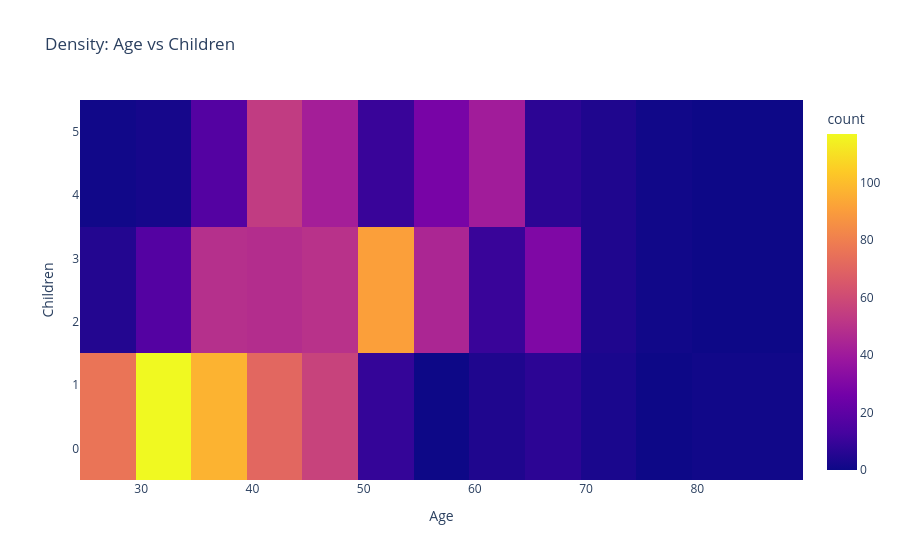

Write notebook code for a chart like this one.
### Code cell
# Membuat Density Heatmap kolom Age vs Children
AgeChildPX = px.density_heatmap(
    dfc,
    x='Age',
    y='Children',
    nbinsx=15,
    nbinsy=5,
    title='Density: Age vs Children'
)

AgeChildPX.show()

### Figure 1 — Plotly figure (JSON) as saved in the notebook; plotly's stock layout.template omitted (floating-point values rounded to 4 significant figures; data arrays with more than 128 entries replaced by an {"elided": "..."} marker saying what was removed)
{"data": [{"coloraxis": "coloraxis", "hovertemplate": "Age=%{x}<br>Children=%{y}<br>count=%{z}<extra></extra>", "name": "", "nbinsx": 15, "nbinsy": 5, "type": "histogram2d", "x": {"elided": "1000 int values"}, "xaxis": "x", "xbingroup": "x", "y": {"elided": "1000 int values"}, "yaxis": "y", "ybingroup": "y"}], "layout": {"coloraxis": {"colorbar": {"title": {"text": "count"}}, "colorscale": [[0, "#0d0887"], [0.1111, "#46039f"], [0.2222, "#7201a8"], [0.3333, "#9c179e"], [0.4444, "#bd3786"], [0.5556, "#d8576b"], [0.6667, "#ed7953"], [0.7778, "#fb9f3a"], [0.8889, "#fdca26"], [1, "#f0f921"]]}, "legend": {"tracegroupgap": 0}, "title": {"text": "Density: Age vs Children"}, "xaxis": {"anchor": "y", "domain": [0, 1], "title": {"text": "Age"}}, "yaxis": {"anchor": "x", "domain": [0, 1], "title": {"text": "Children"}}}}
